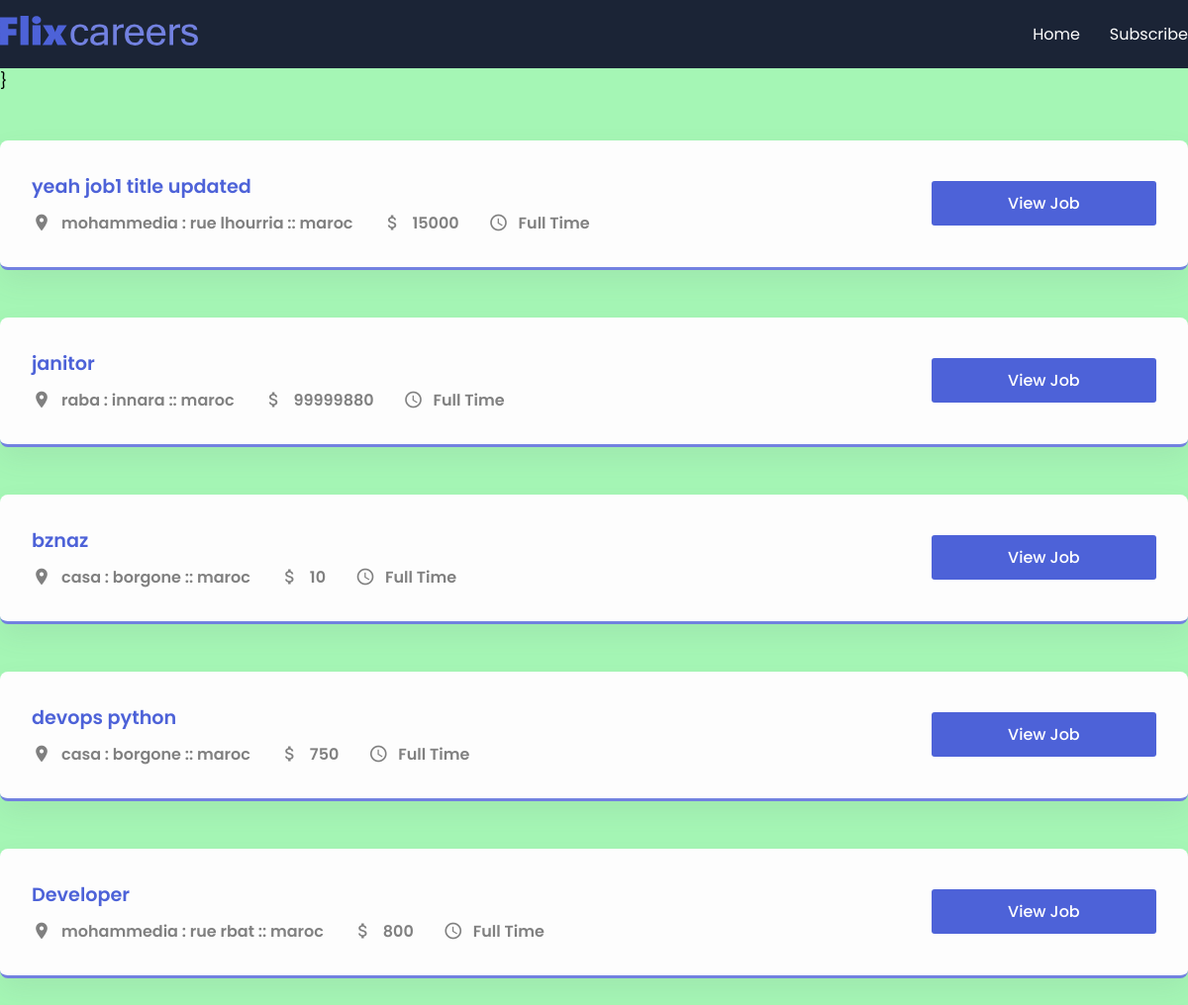
Screenshot of /jobs/ with the database file from the repository.
### the_app/models.py (models this page shows, shortened)
class JobPost(models.Model):
	JOB_TYPE_CHOICES = [
		('Full Time', 'Full Time'),
		('Part Time', 'Part Time'),
	]
	title = models.CharField(max_length=200)
	description = models.TextField()
	date = models.DateTimeField(auto_now_add=True)
	expiry = models.DateField(null=True)
	salary = models.IntegerField()
	slug = models.SlugField(null=True, max_length=40, unique=True)
	location = models.ForeignKey(Location, on_delete=models.CASCADE, null=True)
	author = models.ForeignKey(Author, on_delete=models.CASCADE, null=True)
	skills = models.ManyToManyField(Skills)
	type = models.CharField(max_length=200, null=False, choices=JOB_TYPE_CHOICES)
	def __str__(self):
		return self.title + ' <' + str(self.salary) + '>'

class Location(models.Model):
	street = models.CharField(max_length=200)
	city = models.CharField(max_length=100)
	state = models.CharField(max_length=100, blank=True)
	country = models.CharField(max_length=150)
	zip = models.CharField(max_length=10, blank=True)
	def __str__(self):
		return self.city + ' : ' + self.street + ' :: ' + self.country

### the_app/views.py (the view)
# urls.py: path('', views.jobs, name='jobs_home'),
def jobs(req):
    jobs = JobPost.objects.all()
    ctx = {"jobs": jobs, "count": len(jobs)}
    print('in view.jobs: ', jobs)
    return render(req, 'the_app/jobs-list.html', ctx)

### the_app/templates/the_app/jobs-list.html (shortened to what this page needs)
{% extends "base.html" %}
{% block content %}
    <section>
      <div class="container">
        {% for job in  jobs %}
      <div class="post">
          <div class="job-info">
            <h1 class="job-title">{{job.title}}</h1>
            <div class="job-des">
              <div class="location item">
                <span class="material-icons"> place </span>
                <p>{{job.location}}</p>
              </div>
              <div class="budget item">
                <span class="material-icons"> attach_money </span>
                <p>{{job.salary}}</p>
              </div>
              <div class="time item">
                <span class="material-icons"> schedule </span>
                <p>{{job.type}}</p>
              </div>
            </div>
          </div>
          <div class="buttons">
            <button class="apply">
              <a href='{% url 'job_details' job.id %}'>View Job</a>
            </button>
          </div>
        </div>
      {% endfor %}
      </div>
    </section>
{% endblock content %}

### templates/base.html (shortened to what this page needs)
{% load static %}
<!DOCTYPE html>
<html lang="en">
  <head>
    <link rel="stylesheet" href={% static "the_app/style.css" %}/>
  </head>
  <body>
    <header>
      <nav>
        <div class="container">
          <div class="logo">
            <img src={% static "the_app/images/logo.svg" %} alt="" />
          </div>
          <div class="links">
            <a href={% url "jobs_home" %}>Home</a>
            <a href={% url "u_subscribe" %}>Subscribe</a>
          </div>
        </div>
     </nav>}
    </header>
    {% block content  %}
    {% endblock content %}
  </body>
</html>

### the_app/static/the_app/style.css (style rules this page uses)
* { margin: 0; padding: 0; box-sizing: border-box; font-family: "Poppins", sans-serif; }
:root { --blue: #4d62d8; --lblue: #7281e0; --card: #fdfdfd; --shadow: #64646f17 0px 12px 29px 0px; --nav: #1b2436; }
body { background: #a5f6b5; }
button { border: none; outline: none; cursor: pointer; border-radius: 3px; }
nav { background: var(--nav); padding: 1em 0; }
a { text-decoration: none; color: white; }
.container { max-width: 1200px; margin: auto; }
nav .container { display: flex; align-items: center; justify-content: space-between; color: white; }
.logo { width: 200px; }
img { width: 100%; }
.links { display: flex; align-items: center; justify-content: center; }
.links a { color: white; margin-left: 30px; font-size: 1rem; font-weight: 400; }
.post { background: var(--card); border-radius: 8px; padding: 2em; box-shadow: var(--shadow); margin-top: 3em; display: grid; align-items: center; grid-template-columns: 8fr 2fr; border-bottom: 3px solid var(--lblue); }
.buttons { display: grid; grid-template-columns: repeat(1, 1fr); gap: 20px; }
.post:last-child { margin-bottom: 5em; }
.item { display: flex; align-items: center; margin-left: 30px; }
.item:first-child { margin-left: 0; }
.job-des { display: flex; align-items: center; }
.item span { margin-right: 10px; font-size: 20px !important; color: gray; }
.item p { font-size: 1rem; font-weight: 600; color: gray; }
.apply { background: var(--blue); height: 45px; padding: 0 40px; color: white; font-size: 1rem; font-weight: 500; }
.job-title { font-size: 1.2rem; font-weight: 600; margin-bottom: 10px; color: var(--blue); }
button { cursor: pointer; }

### rows the page displays
JobPost: title "yeah job1 title updated", location "mohammedia : rue lhourria :: maroc", salary "15000", type "Full Time"
JobPost: title "janitor", location "raba : innara :: maroc", salary "99999880", type "Full Time"
JobPost: title "bznaz", location "casa : borgone :: maroc", salary "10", type "Full Time"
JobPost: title "devops python", location "casa : borgone :: maroc", salary "750", type "Full Time"
JobPost: title "Developer", location "mohammedia : rue rbat :: maroc", salary "800", type "Full Time"
